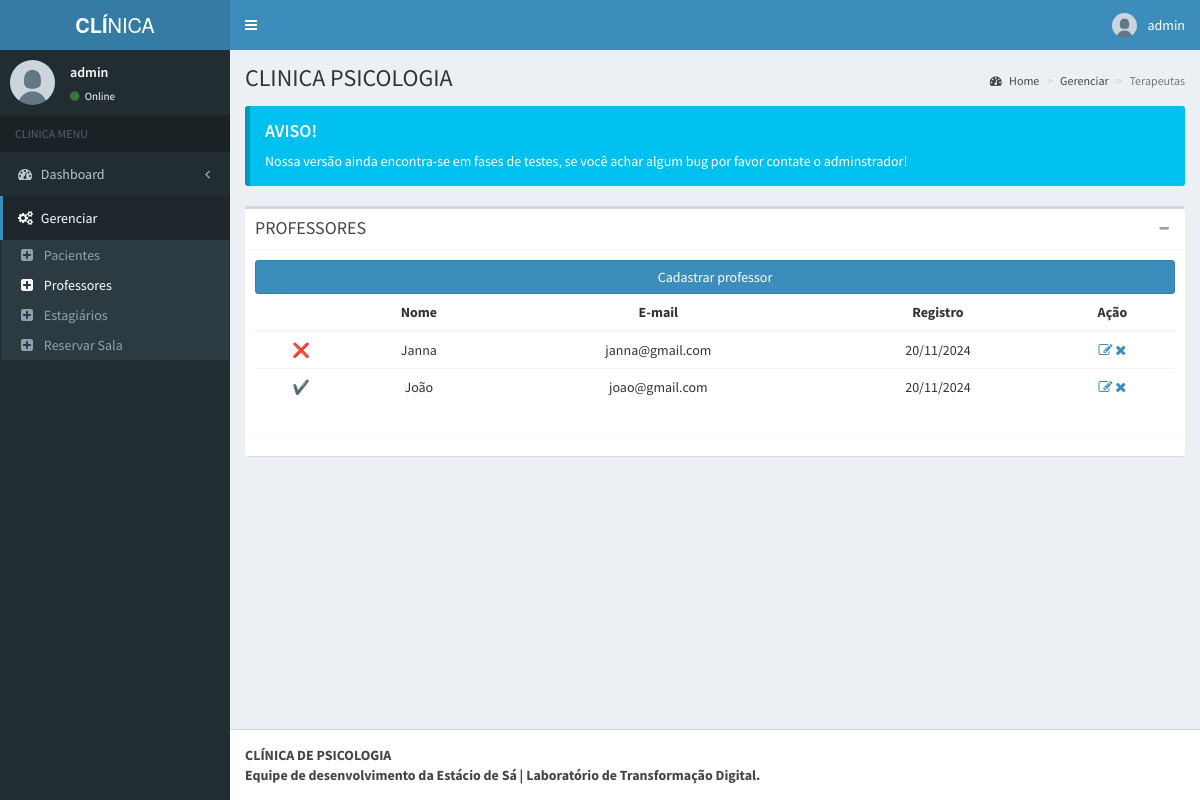
Page /admin/pages/layout/professores.php (signed in) on the earlier database version.
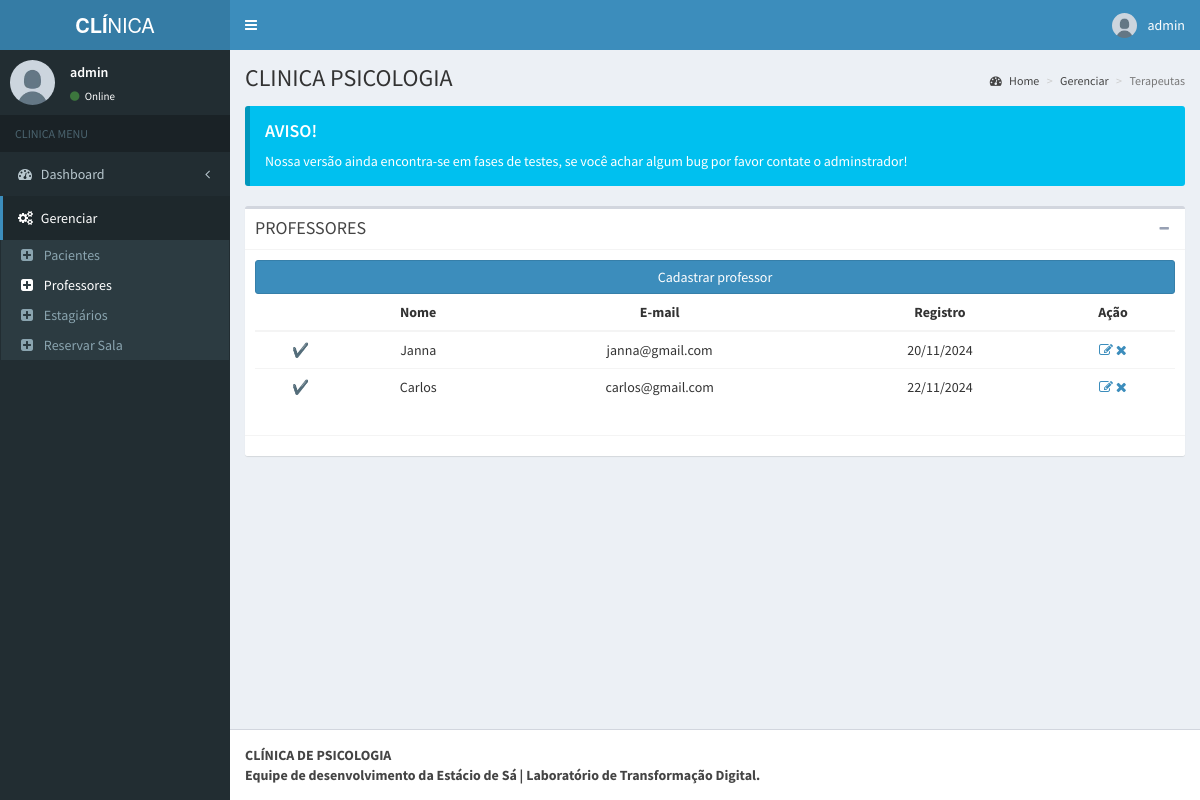
Same page on the later database version.
### tables this page shows
CREATE TABLE `tbl_professor` (
  `id` int(11) NOT NULL,
  `id_disponibilidade` int(11) UNSIGNED NOT NULL,
  `nome` varchar(50) NOT NULL,
  `usuario` varchar(20) NOT NULL,
  `email` varchar(100) NOT NULL,
  `senha` varchar(255) NOT NULL,
  `date` timestamp NOT NULL DEFAULT current_timestamp() ON UPDATE current_timestamp()
);

### admin/pages/layout/professores.php (the view, shortened to what this page needs)
<?php
include('../../../db/conexao.php');
?>
<!DOCTYPE html>
<html>
<head>
  <link rel="stylesheet" href="../../bootstrap/css/bootstrap.min.css">
  <link rel="stylesheet" href="https://maxcdn.bootstrapcdn.com/font-awesome/4.4.0/css/font-awesome.min.css">
  <link rel="stylesheet" href="https://code.ionicframework.com/ionicons/2.0.1/css/ionicons.min.css">
  <link rel="stylesheet" href="../../dist/css/AdminLTE.min.css">
  <link rel="stylesheet" href="../../dist/css/skins/_all-skins.min.css">
</head>
<body class="hold-transition skin-blue fixed sidebar-mini">
  <div class="wrapper">
    <header class="main-header">
      <a href="../../index.php" class="logo">
        <span class="logo-lg"><b>CLÍ</b>NICA</span>
      </a>
      <nav class="navbar navbar-static-top" role="navigation">
        <a href="#" class="sidebar-toggle" data-toggle="offcanvas" role="button">
        </a>
        <div class="navbar-custom-menu">
          <ul class="nav navbar-nav">
            <li class="dropdown user user-menu">
              <a href="#" class="dropdown-toggle" data-toggle="dropdown">
                <img src="../../dist/img/user.jpg" class="user-image" alt="User Image">
                <span class="hidden-xs"><?php echo $_SESSION['nome']; ?></span>
              </a>
            </li>
          </ul>
        </div>
      </nav>
    </header>
    <aside class="main-sidebar">
      <section class="sidebar">
        <div class="user-panel">
          <div class="pull-left image">
            <img src="../../dist/img/user.jpg" class="img-circle" alt="User Image">
          </div>
          <div class="pull-left info">
            <p><?php echo $_SESSION['nome']; ?></p>
            <a href="#"><i class="fa fa-circle text-success"></i> Online</a>
          </div>
        </div>
        <ul class="sidebar-menu">
          <li class="header">CLINICA MENU</li>
          <li class="treeview">
            <a href="#">
              <i class="fa fa-dashboard"></i> <span>Dashboard</span> <i class="fa fa-angle-left pull-right"></i>
            </a>
          </li>
          <li class="treeview active">
            <a href="#">
              <i class="fa fa-gears"></i>
              <span>Gerenciar</span>
            </a>
            <ul class="treeview-menu">
              <li><a href="pacientes.php"><i class="fa fa-plus-square"></i> Pacientes</a></li>
              <li class="active"><a href="professores.php"><i class="fa fa-plus-square"></i> Professores</a></li>
              <li><a href="terapeutas.php"><i class="fa fa-plus-square"></i> Estagiários</a></li>
              <li><a href="../reservar-sala-segunda.php"><i class="fa fa-plus-square"></i> Reservar Sala</a></li>
            </ul>
          </li>
    </aside>
    <div class="content-wrapper">
      <section class="content-header">
        <h1>
          CLINICA PSICOLOGIA
        </h1>
        <ol class="breadcrumb">
          <li><a href="../../../index.php"><i class="fa fa-dashboard"></i> Home</a></li>
          <li><a href="#">Gerenciar</a></li>
          <li class="active">Terapeutas</li>
        </ol>
      </section>
      <section class="content">
        <div class="callout callout-info">
          <h4>AVISO!</h4>
          <p>Nossa versão ainda encontra-se em fases de testes, se você achar algum bug por favor contate o adminstrador!</p>
        </div>
        <div class="box">
          <div class="box-header with-border">
            <h3 class="box-title">PROFESSORES</h3>
            <div class="box-tools pull-right">
              <button class="btn btn-box-tool" data-widget="collapse" data-toggle="tooltip" title="Collapse"><i class="fa fa-minus"></i></button>
            </div>
          </div>
          <div class="box-body">
            <a href="cadastro/cadastro-professor.php">
              <button class="btn btn-block btn-primary">Cadastrar professor</button>
            </a>
            <div>
              <table class="table table-hover text-center">
                <thead class="table-dark">
                  <tr>
                    <th></th>
                    <th scope="col">Nome</th>
                    <th scope="col">E-mail</th>
                    <th scope="col">Registro</th>
                    <th scope="col">Ação</th>
                  </tr>
                </thead>
                <tbody>
                  <?php
                  $sql = "SELECT * FROM tbl_professor";
                  $result = mysqli_query($mysqli, $sql);
                  while ($row = mysqli_fetch_assoc($result)) {
                  ?>
                    <tr>
                    <td><?php echo ($row['id_disponibilidade']==2) ? "❌" : "✔️" ?></td>
                      <td><?php echo $row["nome"] ?></td>
                      <td><?php echo $row["email"] ?></td>
                      <td><?php echo date('d/m/Y', strtotime($row["date"])); ?></td>
                      <td style="background:white">
                        <a href="edit/edit-professor.php?id=<?php echo $row["id"] ?>" class="link-dark"><i class="fa fa-edit"></i></a>
                        <a href="delete/delete-professor.php?id=<?php echo $row["id"] ?>" class="link-dark"><i class="fa fa-remove"></i></a>
                      </td>
                    </tr>
                  <?php
                  }
                  ?>
                </tbody>
              </table>
            </div>
          </div>
          <div class="box-footer">
          </div>
        </div>
      </section>
    </div>
    <footer class="main-footer">
      <strong>CLÍNICA DE PSICOLOGIA <br> Equipe de desenvolvimento da Estácio de Sá | Laboratório de Transformação Digital.</strong>
    </footer>
  </div>
</body>
</html>

Differences in the rows shown:
removed tbl_professor: nome "João", email "joao@gmail.com", date "20/11/2024"
added tbl_professor: nome "Carlos", email "carlos@gmail.com", date "22/11/2024"
